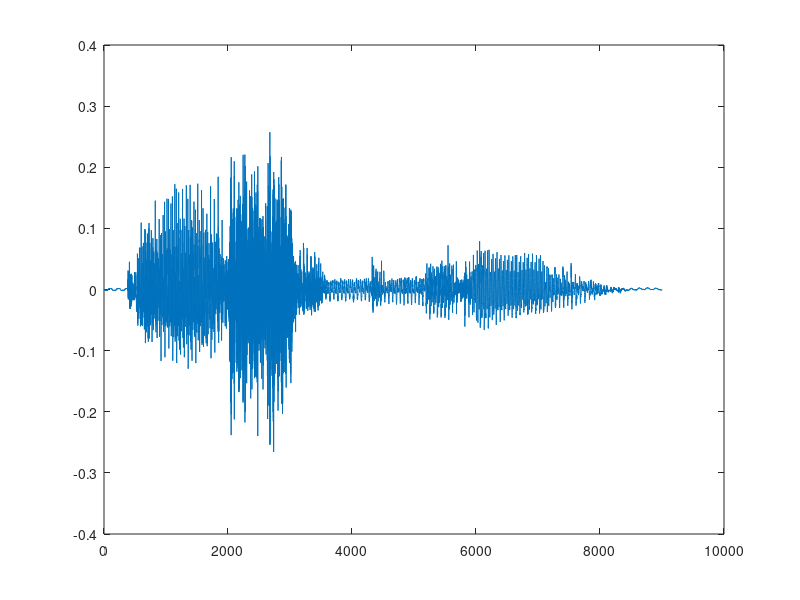
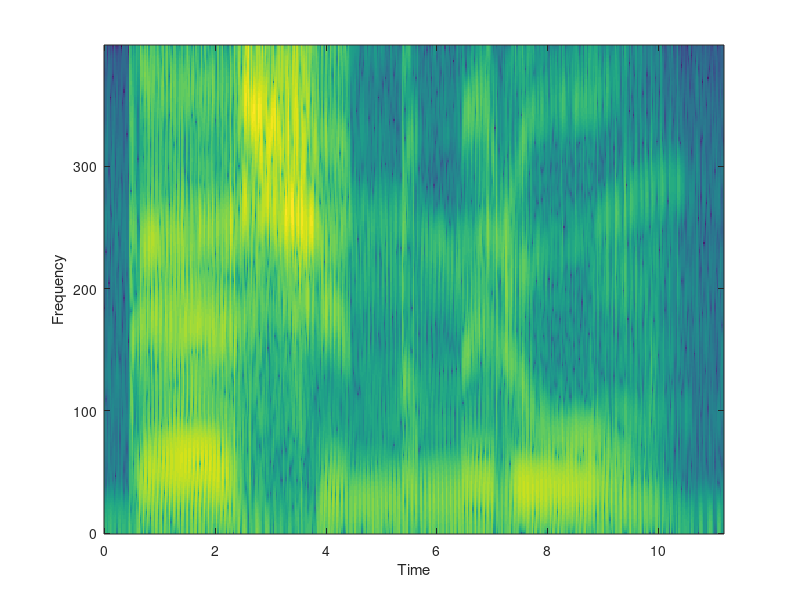

MATLAB code to generate these figures, in order: (Note: this script raises an error after producing the figures.)
% 1.2.1 Examinando o arquivo de voz
load audio;
figure;
plot(y);
figure;
specgram(y,512,800,hamming(40));
wavplay(y,Fs);